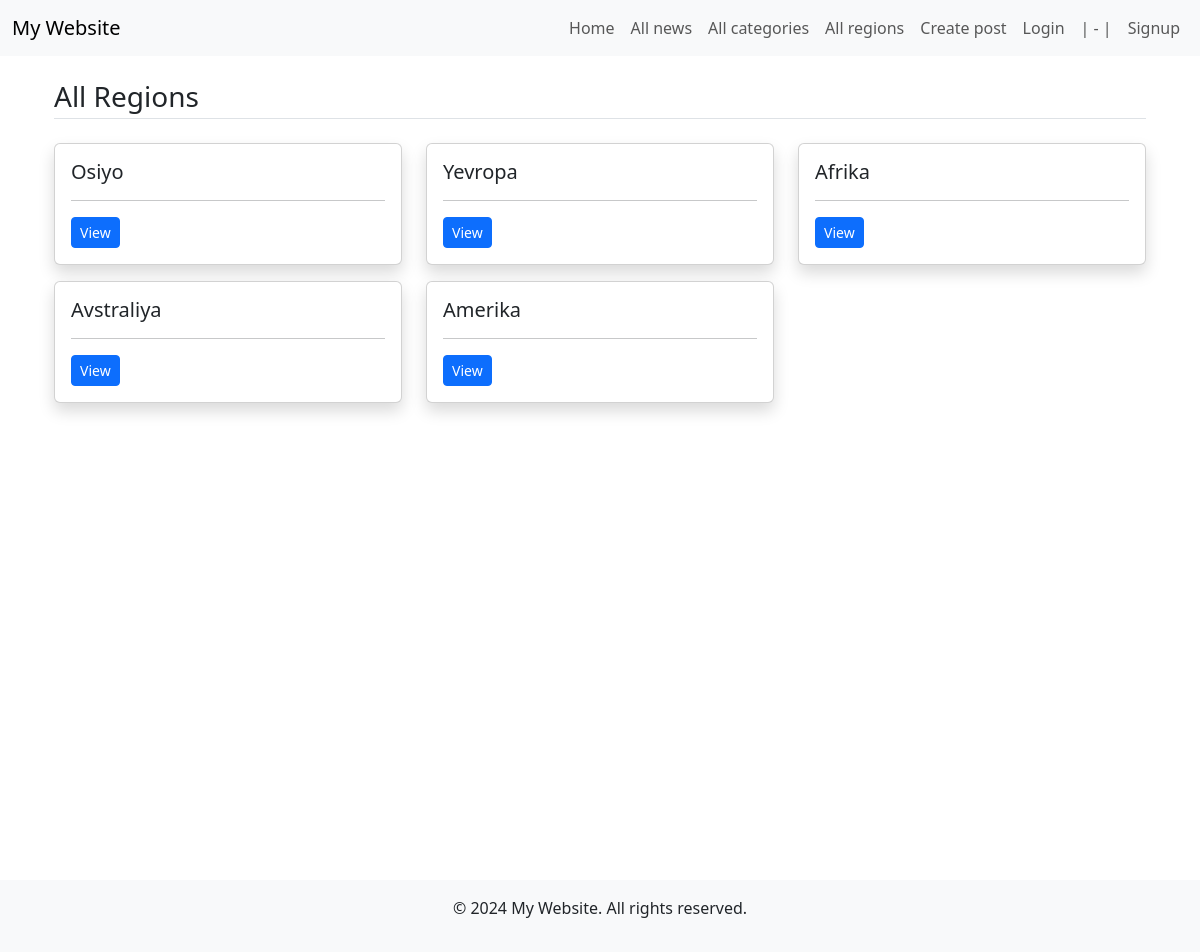
Before: /all-regions with the older database file.
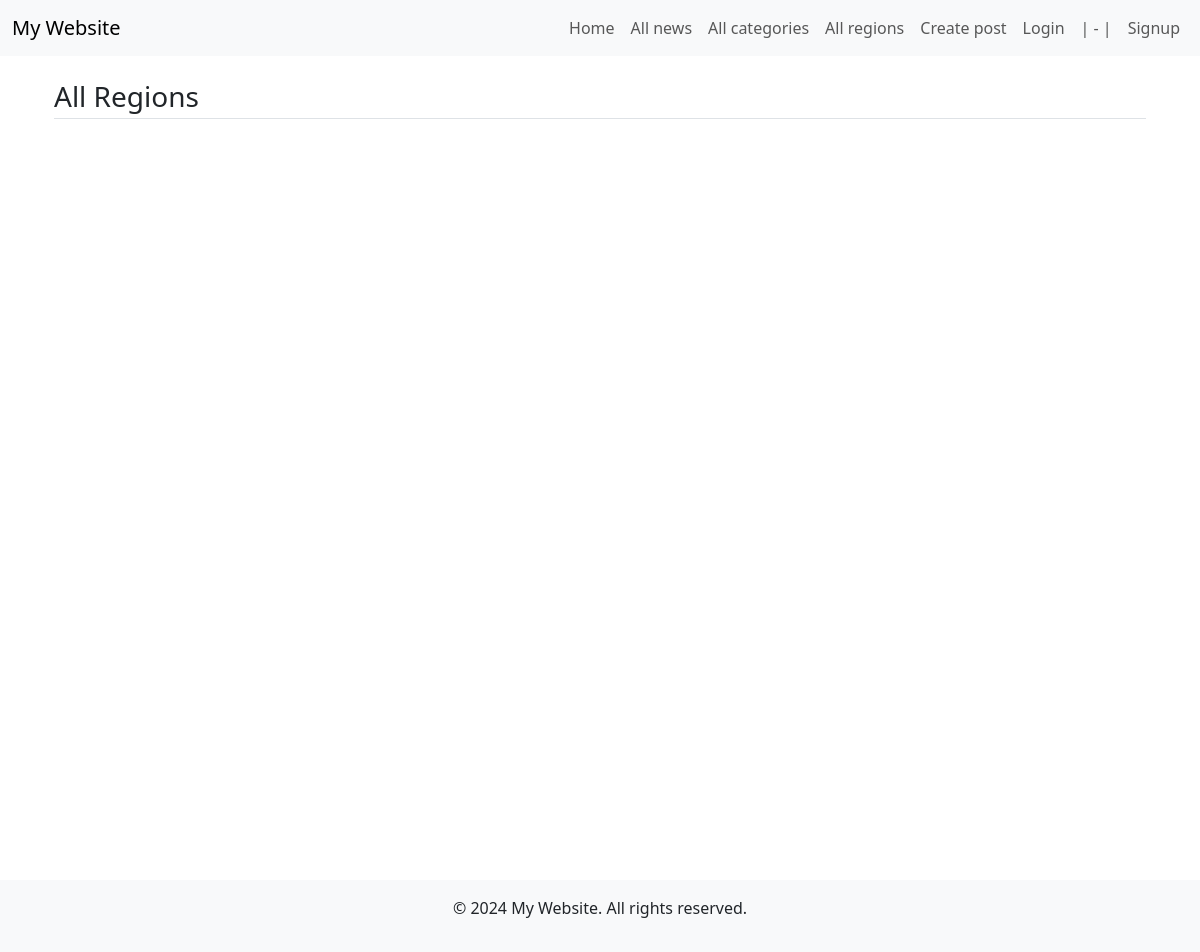
After: the same page with the newer database file.
### loyiha/models.py (models this page shows, shortened)
class Region(models.Model):
    objects = None
    name=models.CharField(max_length=100, null=True)

### loyiha/views.py (the view)
# urls.py: path('all-regions', all_region, name='all-region'),
def all_region(request):
    regs=Region.objects.all()
    return render(request, 'region.html', {
        'regs':regs
    })

### templates/region.html (shortened to what this page needs)
{% extends 'base.html' %}
{% block content %}
<main class="container mt-3 mb-5">
    <h3 class="border-bottom pb-1 my-4">All Regions</h3>
    <div class="row">
        {% for reg in regs %}
        <div class="col-md-4">
            <div class="card mb-3 shadow">
                <div class="card-body">
                    <h5 class="card-title">{{ reg.name }}</h5>
                    <hr/>
                    <p class="card-text"><a href="region/{{ reg.id }}" class="btn btn-sm btn-primary">View</a></p>
                </div>
            </div>
        </div>
        {% endfor %}
    </div>
</main>
{% endblock %}

Changed rows visible on the page:
removed Region: name "Osiyo"
removed Region: name "Yevropa"
removed Region: name "Afrika"
removed Region: name "Avstraliya"
removed Region: name "Amerika"
